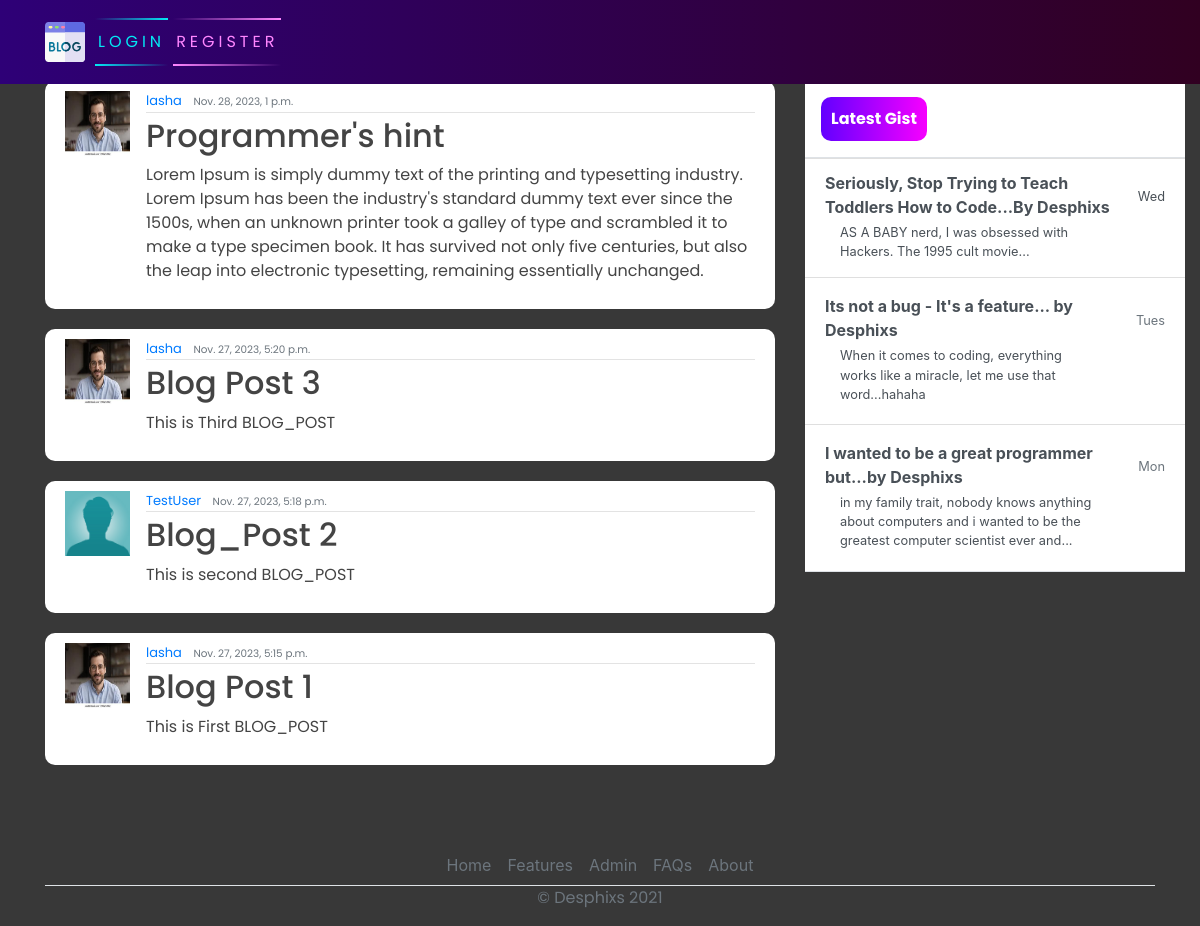
The page / on the database its author committed.
### blog/models.py (models this page shows, shortened)
class Post(models.Model):
    title = models.CharField(max_length=200)
    content = models.TextField()
    date_posted = models.DateTimeField(default=timezone.now)
    author = models.ForeignKey(User, on_delete=models.CASCADE)

### users/models.py (models this page shows, shortened)
class Profile(models.Model):
    user = models.OneToOneField(User, on_delete=models.CASCADE)
    image = models.ImageField(default='default.jpg', upload_to='profile_pics')

### blog/views.py (the view)
# urls.py: path('', PostListView.as_view(), name="blog-home"),
class PostListView(ListView):
    model = Post
    template_name = 'blog/home.html'
    context_object_name = 'posts'
    ordering = ["-date_posted"]

### blog/templates/blog/home.html
{% extends 'blog/base.html' %}
{% block content %}
{% for posts in posts %}
<article class="media content-section">
    <img class="rounded-cirlce article-img" src="{{ posts.author.profile.image.url }}" alt="">
    <div class="media-body">
        <div class="article-metadata">
            <a class="mr-2" href="#">{{ posts.author }}</a>
            <small class="text-muted">{{ posts.date_posted }}</small>
        </div>
        <h2><a class="article-title" href="{% url 'blog-detail' posts.id %}">{{ posts.title }}</a></h2>
        <p class="article-content">{{ posts.content }}</p>
    </div>
    <br>
</article>
{% endfor %}
{% endblock content %}

### blog/templates/blog/base.html (shortened to what this page needs)
{% load static %}
<!DOCTYPE html>
<html>
<head>
    <link rel="stylesheet" href="https://maxcdn.bootstrapcdn.com/bootstrap/4.0.0/css/bootstrap.min.css"
>
    <link rel="stylesheet" href="{% static 'blog/main.css' %}">
</head>
<body>
    <header class="site-header">
        <nav class="navbar navbar-expand-md navbar-dark bg-steel fixed-top">
            <div class="container">
                <div class="collapse navbar-collapse" id="navbarToggle">
                    <div class="navbar-nav mr-auto">
                        {% if user.is_authenticated %}
                        <a class="nav-item nav-link" href="{% url 'blog-home' %}">HOME</a>
                        <a class="nav-item nav-link" href="{% url 'blog-about' %}">ABOUT</a>
                    </div>
                    <div class="navbar-nav">
                        <a href="{% url 'blog-new' %}" id="auth-links">
                            <span></span>
                            <span></span>
                            <span></span>
                            <span></span>
                            Create Post
                        </a>
                        <a href="{% url 'profile' %}" id="auth-links">
                            <span></span>
                            <span></span>
                            <span></span>
                            <span></span>
                            Profile
                        </a>
                        <a href="{% url 'logout' %}" id="auth-links">
                            <span></span>
                            <span></span>
                            <span></span>
                            <span></span>
                            Logout
                        </a>
                        {% else %}
                        <a href="{% url 'login' %}" id="auth-links">
                            <span></span>
                            <span></span>
                            Login
                        </a>
                        <a href="{% url 'register' %}" id="auth-links">
                            <span></span>
                            <span></span>
                            Register
                        </a>
                        {% endif %}
                    </div>
                </div>
            </div>
        </nav>
    </header>
    <main role="main" class="container">
        <div class="row">
            <div class="col-md-8">
            </div>
            <div class="col-md-8">
                {% block content %}{% endblock %}
            </div>
            <div class="col-md-4">
                <div class="content-sectionw">
                    <div class="d-flex flex-column align-items-stretch flex-shrink-0 bg-white" style="width: 380px;"
                        style="padding-top: 120px;">
                        <a id="list-group" style="text-decoration: none;" href=""
                            class="d-flex align-items-center flex-shrink-0 p-3 link-dark text-decoration-none border-bottom">
                            <span class="fs-5 fw-semibold" id="gist-btn">Latest Gist</span>
                        </a>
                        <div class="list-group list-group-flush border-bottom scrollarea">
                            <a href="#" class="list-group-item list-group-item-action  lh-tight" aria-current="true">
                                <div class="d-flex w-100 align-items-center justify-content-between">
                                    <strong class="mb-1">Seriously, Stop Trying to Teach Toddlers How to Code...By
                                        Desphixs
                                    </strong>
                                    <small>Wed</small>
                                </div>
                                <div class="col-10 mb-1 small">AS A BABY nerd, I was obsessed with Hackers. The 1995
                                    cult movie... </div>
                            </a>
                            <a href="#" class="list-group-item list-group-item-action py-3 lh-tight">
                                <div class="d-flex w-100 align-items-center justify-content-between">
                                    <strong class="mb-1">Its not a bug - It's a feature... by Desphixs</strong>
                                    <small class="text-muted">Tues</small>
                                </div>
                                <div class="col-10 mb-1 small">When it comes to coding, everything works like a
                                    miracle, let me use that word...hahaha</div>
                            </a>
                            <a href="#" class="list-group-item list-group-item-action py-3 lh-tight">
                                <div class="d-flex w-100 align-items-center justify-content-between">
                                    <strong class="mb-1">I wanted to be a great programmer but...by
                                        Desphixs</strong>
                                    <small class="text-muted">Mon</small>
                                </div>
                                <div class="col-10 mb-1 small">in my family trait, nobody knows anything about
                                    computers and i wanted to be the greatest computer scientist ever and...</div>
                            </a>
                        </div>
                    </div>
                </div>
            </div>
        </div>
        <footer class="">
            <ul class="nav justify-content-center border-bottom" style="margin-top: 60px;">
                <li class="nav-item"><a href="#" class="nav-link px-2 text-muted">Home</a></li>
                <li class="nav-item"><a href="#" class="nav-link px-2 text-muted">Features</a></li>
                <li class="nav-item"><a href="admin/" class="nav-link px-2 text-muted">Admin</a></li>
                <li class="nav-item"><a href="#" class="nav-link px-2 text-muted">FAQs</a></li>
                <li class="nav-item"><a href="#" class="nav-link px-2 text-muted">About</a></li>
            </ul>
            <p class="text-center text-muted">&copy; Desphixs 2021</p>
        </footer>
    </main>
</body>
</html>

### blog/static/blog/main.css (style rules this page uses)
body { background-color: rgb( 56, 56, 56 ); margin-top: 5rem; background-size: contain; background-repeat: no-repeat; }
h1, h2, h3, h4, h5, h6, p { color: #444444; font-family: "Poppins", sans-serif; }
ul { margin: 0; }
.bg-steel { background: linear-gradient(270deg, rgb(49, 0, 33) 0%, rgb(46, 0, 119) 100%); }
.content-section { background: #ffffff; padding: 10px 20px; border-radius: 10px; margin-bottom: 20px; }
.article-title { color: #444444; }
.article-content { white-space: pre-line; }
.article-img { height: 65px; width: 65px; margin-right: 16px; }
.article-metadata { font-family: "Poppins", sans-serif; padding-bottom: 1px; margin-bottom: 4px; font-size: 13px; border-bottom: 1px solid #e3e3e3; }
svg { width: 50px; height: 50px; }
#auth-links { font-family: "Poppins", sans-serif; position: relative; display: inline-block; padding: 12px 3px; margin: 10px 0; color: #03e9f4; text-decoration: none; text-transform: uppercase; transition: 0.5s; letter-spacing: 4px; overflow: hidden; margin-right: 5px; }
#auth-links:nth-child(2) { filter: hue-rotate(110deg); }
#auth-links span { position: absolute; display: block; }
#auth-links span:nth-child(1) { top: 0; left: 0; width: 100%; height: 2px; background: linear-gradient(90deg, transparent, #03e9f4); animation: animate1 1s linear infinite; }
#auth-links span:nth-child(3) { bottom: 0; right: 0; width: 100%; height: 2px; background: linear-gradient(270deg, transparent, #03e9f4); animation: animate3 1s linear infinite; animation-delay: 0.5s; }
#gist-btn { color: black; background: linear-gradient( 270deg, rgb(247, 0, 255) 0%, rgb(98, 0, 255) 100% ); padding: 10px; color: white; font-family: "Poppins", sans-serif; font-weight: bold; border-radius: 10px; }

### rows shown on the page
Post: author.profile.image (picture), author "lasha", date_posted "Nov. 28, 2023, 1 p.m.", title "Programmer's hint", content "Lorem Ipsum is simply dummy text of the printing and typesetting industry. Lorem Ipsum has been the industry's standard dummy text ever since the 1500s, when an unknown printer took a galley of type and scrambled it to make a type specimen book. It has survived not only five centuries, but also the leap into electronic typesetting, remaining essentially unchanged."
Post: author.profile.image (picture), author "lasha", date_posted "Nov. 27, 2023, 5:20 p.m.", title "Blog Post 3", content "This is Third BLOG_POST"
Post: author.profile.image (placeholder picture), author "TestUser", date_posted "Nov. 27, 2023, 5:18 p.m.", title "Blog_Post 2", content "This is second BLOG_POST"
Post: author.profile.image (picture), author "lasha", date_posted "Nov. 27, 2023, 5:15 p.m.", title "Blog Post 1", content "This is First BLOG_POST"
